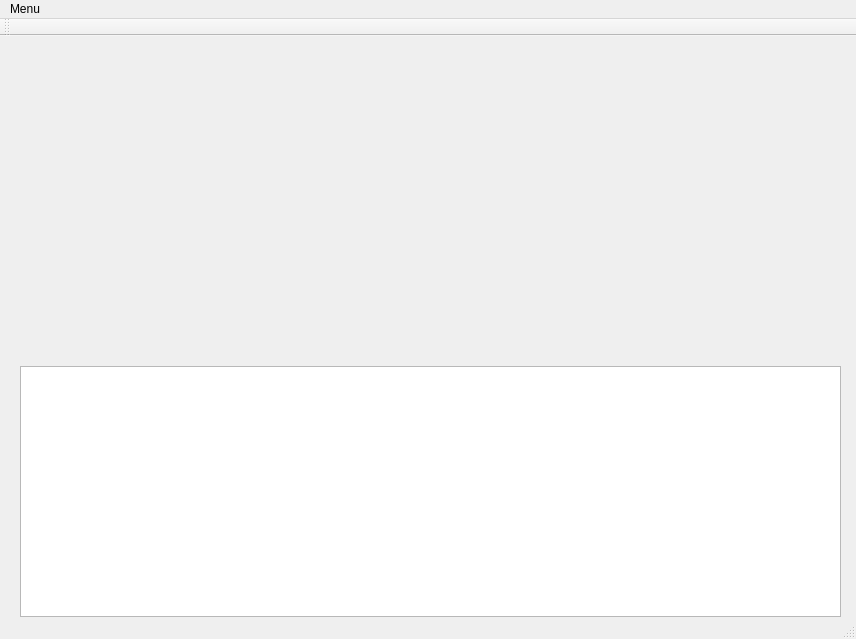
<?xml version="1.0" encoding="UTF-8"?>
<ui version="4.0">
 <class>MainWindow</class>
 <widget class="QMainWindow" name="MainWindow">
  <property name="geometry">
   <rect>
    <x>0</x>
    <y>0</y>
    <width>856</width>
    <height>639</height>
   </rect>
  </property>
  <property name="windowTitle">
   <string>MainWindow</string>
  </property>
  <widget class="QWidget" name="centralWidget">
   <widget class="QTableView" name="tableView">
    <property name="geometry">
     <rect>
      <x>20</x>
      <y>330</y>
      <width>821</width>
      <height>251</height>
     </rect>
    </property>
   </widget>
  </widget>
  <widget class="QMenuBar" name="menuBar">
   <property name="geometry">
    <rect>
     <x>0</x>
     <y>0</y>
     <width>856</width>
     <height>20</height>
    </rect>
   </property>
   <widget class="QMenu" name="menuMenu">
    <property name="title">
     <string>Menu</string>
    </property>
    <addaction name="actionConnect_Database"/>
    <addaction name="actionShowWorkSheet"/>
    <addaction name="actionExit"/>
   </widget>
   <addaction name="menuMenu"/>
  </widget>
  <widget class="QToolBar" name="mainToolBar">
   <attribute name="toolBarArea">
    <enum>TopToolBarArea</enum>
   </attribute>
   <attribute name="toolBarBreak">
    <bool>false</bool>
   </attribute>
  </widget>
  <widget class="QStatusBar" name="statusBar"/>
  <action name="actionConnect_Database">
   <property name="text">
    <string>Connect Database</string>
   </property>
  </action>
  <action name="actionExit">
   <property name="text">
    <string>Exit</string>
   </property>
  </action>
  <action name="actionShowWorkSheet">
   <property name="text">
    <string>ShowWorkSheet</string>
   </property>
  </action>
 </widget>
 <layoutdefault spacing="6" margin="11"/>
 <resources/>
 <connections/>
</ui>
